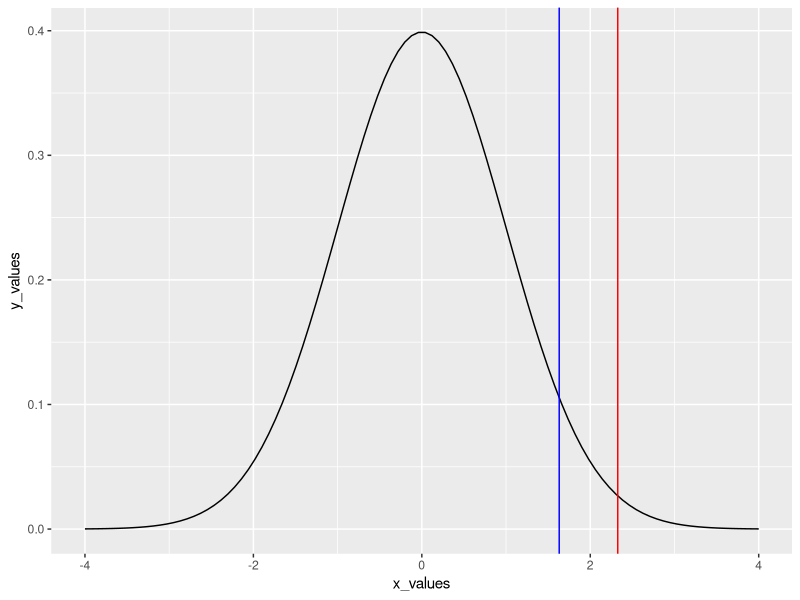

The R script that drew this image:
#Problem I am trying to solve:

#2021-22 Q3(D):

#The National Safety Council reported that 52 percent of American tumpike
#drivers are men. A sample of 300 cars traveling southbound on the New Jersey
#Tumpike yesterday revealed that 170 were driven by men. At the .01 significance
#level, can we conclude that a larger proportion of men were driving on the New
#Jersey Tumpike than the national statistics indicate?

mu = 0.52 #null hypothesis

n = 300 #sample size

p = 170/n  #sample proportion

sigma = p*(1-p)/n

z = abs(mu-p)/sqrt(sigma)

alpha = 0.01

significant_probability =1-(alpha)

z_critical = qnorm(significant_probability)

if (z<z_critical)
{
  cat("Hypothesis Accepted Since the calculated Z value of ",z,"is on the left region of the critical z value of ",z_critical,"\n")
  
}else
{
  cat("Hypothesis Rejected Since the calculated Z value of ",z,"is on the right region of the critical z value of ",z_critical,"\n")
}

#lets plot this using ggplot this time

library(ggplot2)

x_values = seq(-4,4,length=100)
y_values = dnorm(x_values)
data = data.frame(x_values, y_values)

ggplot(data, aes(x=x_values,y=y_values))+
  geom_line()+
  geom_vline(xintercept = z_critical,color= "red")+
  geom_vline(xintercept = z,color= "blue")
  
cat("This indicates that there were not a larger proportion of men driving on the New
Jersey Tumpike than the national statistics indicate")
